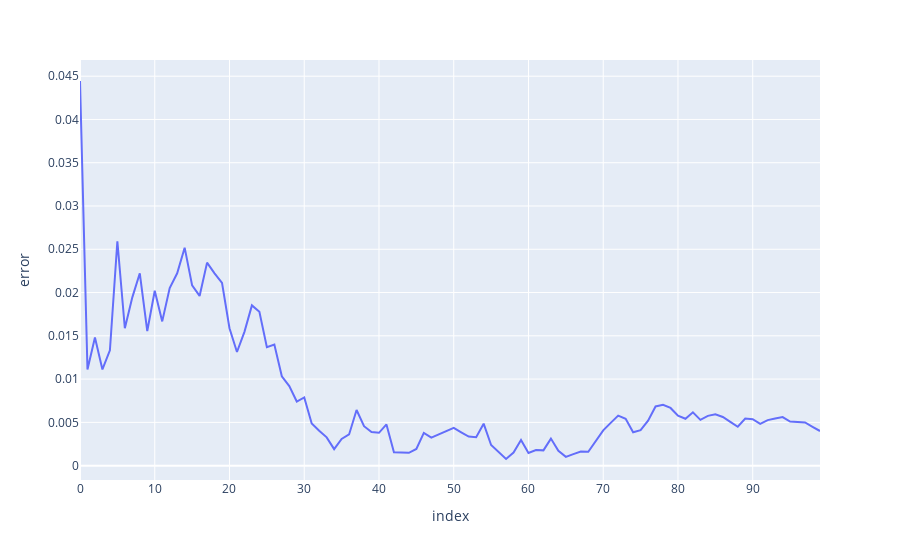

Notebook code cell kept with this figure:
### Code cell
import plotly.express as px
import pandas as pd
data = pd.DataFrame({"error":np.abs(estimation_error)})
fig = px.line(data, y="error")
fig.show()
